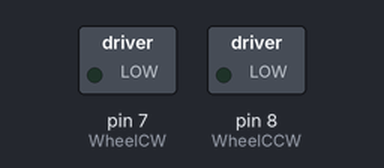
Bench run of a sketch on a simulated Arduino Uno, built with avr-gcc and run on an emulated ATmega328P. On the bench: switched loads named in the sketch (green lamp = pin HIGH).

Above: at 0.5 s.
At 2.5 s:
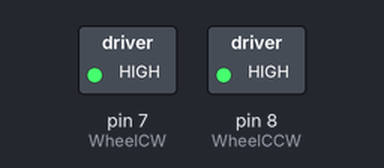
At 3.5 s:
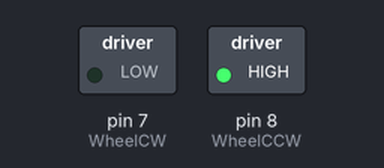
Timing chart, 0 to 5.2 s (numbered marks = the images above):
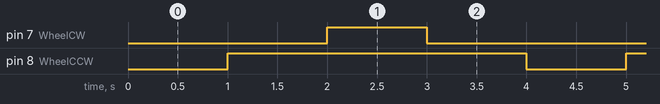

The sketch:

MotorControl.ino
```cpp
#define WheelCW 7 //Wheel CW is defined as pin #7//

#define WheelCCW 8 //Wheel CCW is defined as pin #8//


void setup() {

  pinMode(WheelCW, OUTPUT); //Set CW as an output//

  pinMode(WheelCCW, OUTPUT); //Set CCW as an output//

}

void loop() { //Loop runs forever//


//WHEEL MOTOR CLOCKWISE
  wheelMotorCW();
  delay(1000);

//WHEEL MOTOR OFF
  wheelMotorOff();
  delay(1000);

//WHEEL MOTOR COUNTER CLOCKWISE
  wheelMotorCCW();
   delay(1000);

//WHEEL MOTOR OFF

  wheelMotorOff();
  delay(1000);


}

void wheelMotorCCW(){
  digitalWrite(WheelCW,HIGH);
  digitalWrite(WheelCCW, HIGH);
}

void wheelMotorOff(){
  digitalWrite(WheelCW,LOW);
  digitalWrite(WheelCCW, HIGH);
}
void wheelMotorCW(){
  digitalWrite(WheelCW, LOW);
  digitalWrite(WheelCCW, LOW);
}


//end of code//
```

Measured:
- by itself, pin 7 (WheelCW): alternates HIGH for 1.0 s and LOW for 3.0 s
- by itself, pin 8 (WheelCCW): alternates HIGH for 3.0 s and LOW for 1.0 s
- by itself, everything shown: repeats every 4.0 s, in 4 steps
